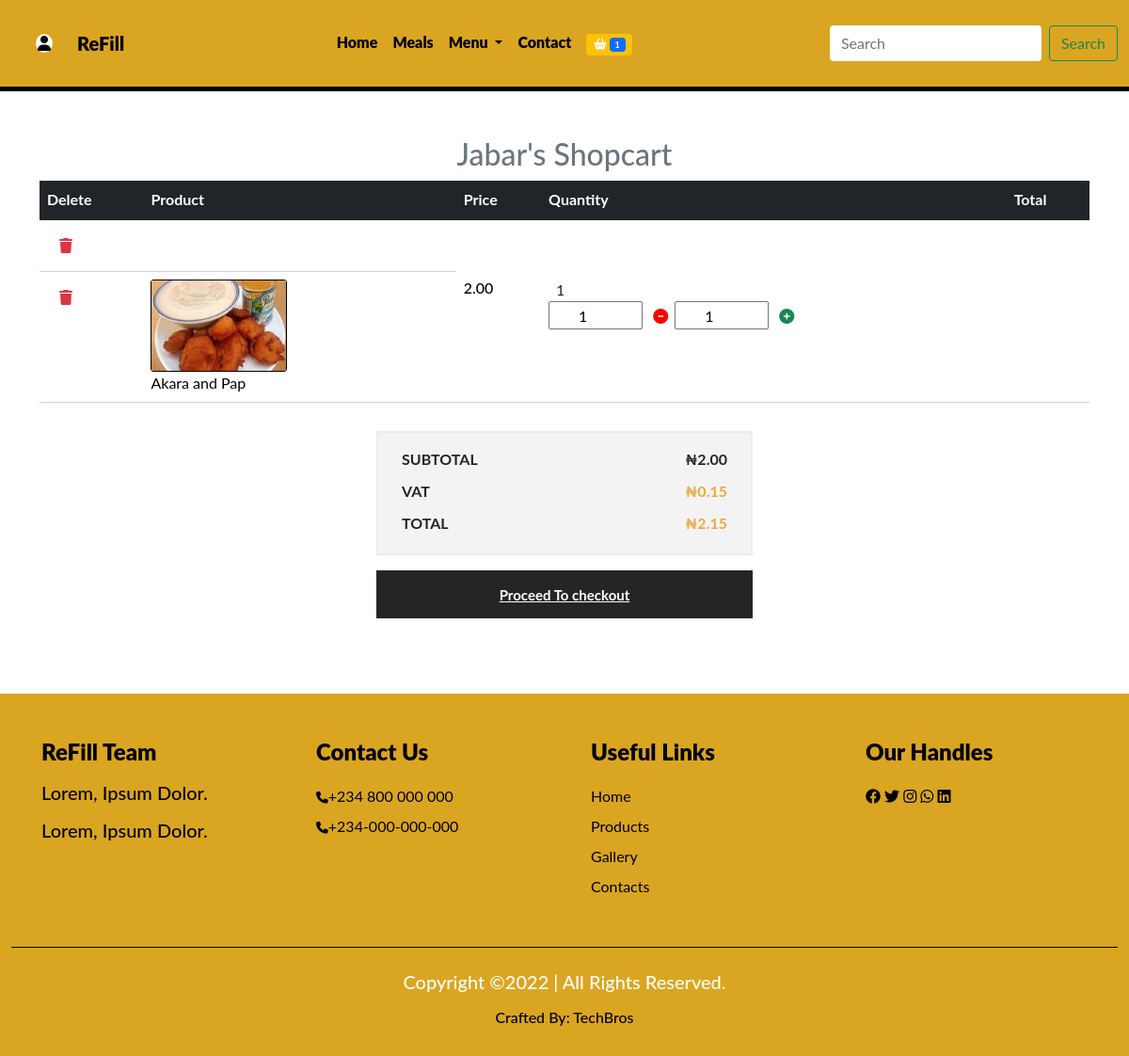
Screenshot of /mycart (signed in) with the database file from the repository.
### dashboard/models.py (models this page shows, shortened)
class Profile(models.Model):
    user = models.OneToOneField(User, on_delete=models.CASCADE)
    first_name = models.CharField(max_length=250)
    last_name = models.CharField(max_length=250)
    email = models.EmailField(max_length=250)
    phone = models.CharField(max_length=250)
    address = models.CharField(max_length=250)
    city = models.CharField(max_length=250)
    state = models.CharField(max_length=250)
    profile_pix = models.ImageField(upload_to= 'dashboard', default='dashboard/avatar.jpg')

### cartt/models.py (models this page shows, shortened)
class Shopcartt(models.Model):
    user = models.ForeignKey(User, on_delete=models.CASCADE)
    dish = models.ForeignKey(Dish, on_delete=models.CASCADE)
    c_item = models.IntegerField(default=1)
    c_date =models.DateTimeField(auto_now=True)
    c_name = models.CharField(max_length=50)
    quantity = models.IntegerField()
    c_price = models.IntegerField()
    amount = models.IntegerField()
    cart_code = models.CharField(max_length=255, default='a')
    paid = models.BooleanField(default=False)
    class Meta:
        db_table = 'shopcartt'
        managed = True
        verbose_name = 'Shopcartt'
        verbose_name_plural = 'Shopcartts'

### techbro/models.py (models this page shows, shortened)
class Dish(models.Model):
    category = models.ForeignKey(Category, on_delete=models.CASCADE)
    breakfast = models.BooleanField(default=False)
    lunch = models.BooleanField(default=False)
    dinner = models.BooleanField(default=False)
    appetizer = models.BooleanField(default=False)
    dessert = models.BooleanField(default=False)
    drink = models.BooleanField(default=False)
    name = models.CharField(max_length=50)
    image = models.ImageField(upload_to='food', default='pix.png', blank=True, null=True)
    price = models.IntegerField()
    min = models.IntegerField()
    max = models.IntegerField()
    special = models.BooleanField(default=False)
    in_stock = models.BooleanField()
    description = models.TextField()
    class Meta:
        db_table = 'dish'
        managed = True
        verbose_name = 'Dish'
        verbose_name_plural = 'Dishes'

### techbro/views.py (the view)
# urls.py: path('mycart', mycart, name='mycart'),
def mycart(request):
    profile = Profile.objects.get(user__username = request.user.username)
    shopcart = Shopcartt.objects.filter(user__username = request.user.username, paid=False)
    subtotal = 0
    vat = 0
    total = 0
    for item in shopcart:
        subtotal += item.c_price * item.quantity
        vat = 0.075 * subtotal
        total = vat + subtotal
    context ={
        'profile': profile,
        'shopcart': shopcart,
        'subtotal': subtotal,
        'vat': vat,
        'total': total,
    }
    return render(request, 'cart.html', context)

### techbro/context_processor.py (called while the page is built)
def cartcount(request):
    count = Shopcartt.objects.filter(user__username = request.user.username, paid= False)
    itemcount= 0
    for item in count:
        itemcount += item.c_item
    context = {
        'itemcount': itemcount
    }
    return context

### techbro/templates/cart.html (shortened to what this page needs)
{% extends 'base.html' %}
{% load humanize %}
{% block header %} {% include 'header.html' %}{% endblock header %}
{% block content %}
<section class="mt-5">
  <div class="container cart">
    <div class="table-responsive">
      <h2 class="text-center text-secondary">{{profile.user.username|title}}'s Shopcart</h2>
      <table class="table">
        <thead class="thead bg-dark">
          <tr>
            <th scope="col" class="text-white">Delete</th>
            <th scope="col" class="text-white">Product</th>
            <th scope="col" class="text-white">Price</th>
            <th scope="col" class="text-white">Quantity</th>
            <th scope="col" class="text-white">Total</th>
          </tr>
        </thead>
        <tbody>
          <tr>
            <td>
              <form action="{% url 'deleteallmeal' %}" method="POST" class="deleteall">
                <button type="submit" class="btn btn-transparent text-danger"><i class="fa-solid fa-trash"></i></button>
              </form>
            </td>
            <td>
          </tr>
          {% if shopcart %}
          {% for item in shopcart %}
          <tr>
            <td>
              <form action="{% url 'deletemeal' %}" method="POST">
                <button type="submit" onclick="return confirm('Are you sure you want to delete this item from your basket')" class="btn btn-transparent text-danger"><i class="fa-solid fa-trash"></i></button>
              </form>
            </td>
            <td>
              <div class="main">
                <div class="d-flex">
                  <img src="{{item.dish.image.url}}" alt="">
                </div>
                <div class="des">
                  <p>{{item.c_name}}</p>
                </div>
              </div>
            </td>
            <td>
              <h6>{{item.c_price|floatformat:2|intcomma}}</h6>
            </td>
            <td>
              <span class="ms-2 me-2">{{item.quantity}}</span>
              <div class="counter d-flex">
                <form action=" {% url 'decrease' %}" method="POST">
                  <input type="number" name="decrease" value="1" min="{{item.dish.min}}" max="{{item.dish.max}}" style="width: 100px;">
                  <button type="submit" class="bg-transparent border-0"><i class="fa-solid fa-circle-minus"></i></button>
                </form>
                <form action=" {% url 'increase' %}" method="POST">
                  <input type="number" name="increase" value="1" min="{{item.dish.min}}" max="{{item.dish.max}}" style="width: 100px;">
                  <button type="submit" class="bg-transparent border-0"><i class="fa-solid fa-circle-plus text-success"></i></button>
                </form>
              </div>
            </td>
            <td>
            </td>
          </tr>
          {% endfor %}
          {% endif %}
        </tbody>
      </table>
    </div>
  </div>
</section>
<div class="col-lg-4 offset-lg-4">
  <div class="checkout">
    <ul>
      <li class="Subtotal">Subtotal
        <span>₦{{subtotal|floatformat:2|intcomma}}</span>
      </li>
      <li class="cart-total">Vat
        <span>₦{{vat|floatformat:2|intcomma}}</span>
      </li>
      <li class="cart-total">Total
        <span>₦{{total|floatformat:2|intcomma}}</span>
      </li>
    </ul>
    <a href="{% url 'checkout' %}" class="proceed-btn">Proceed To checkout</a>
  </div>
</div>
{% endblock content %}
{% block footer %} {% include 'footer.html' %}{% endblock footer %}

### techbro/static/css/dash.css (style rules this page uses)
* { box-sizing: border-box; margin: 0; padding: 0; }

### techbro/static/css/index.css (style rules this page uses)
* { margin: 0; padding: 0; box-sizing: border-box; }

### techbro/static/css/nedu.css (style rules this page uses)
* { padding: 0; margin: 0; box-sizing: border-box; }
:root { --body: white; --navbody: pink; --navbar: #0f0f0ffb; --text: #f8aa02; --navback: #003566; --moon: black; }
body { font-family: 'Lato', sans-serif; background: var(--body); }
.main .d-flex img { width: 145px; height: 98px; }
.cart .table { margin-bottom: 30px; border-bottom: 1px solid rgb(212, 207, 207); }
.cart .table thead tr th { border-top: 0px; font-size: 16px; font-weight: bold; border-bottom: 0px; }
.cart .table tbody tr td .main .d-flex { padding-right: 30px; }
.cart .table tbody tr td .main .d-flex img { border: 1px solid var(--moon); border-radius: 3px; }
.cart .table tbody tr td .main .des { vertical-align: middle; align-self: center; }
.cart .table tbody tr td .main .des p { margin-bottom: 0px; color: var(--moon); }
.cart .table tbody tr td h6 { font-size: 16px; color: var(--moon); margin-bottom: 0px; }
.cart .table tbody tr td .counter { margin-bottom: 0px; }
.counter i { padding: 7px; display: inline-block; position: relative; }
.counter .fa-circle-minus { color: red; }
.counter .fa-circle-plus { color: rgb(47, 160, 18); }
.cart .table tbody tr td .counter input { width: 80px; padding-left: 30px; height: 30px; outline: none; box-shadow: none; }
.checkout ul { border: 2px solid #ebebeb; background: #f3f3f3; padding-left: 25px; padding-right: 25px; padding-top: 16px; padding-bottom: 20px; }
.checkout ul li { list-style: none; font-size: 16px; font-weight: bold; color: #252525; text-transform: uppercase; overflow: hidden; }
.checkout ul li.cart-total { padding-top: 10px; }
.checkout ul li.cart-total span { color: #e7ab3c; }
.checkout ul li span { float: right; }
.checkout .proceed-btn { font-size: 15px; font-weight: bold; color: #fff; background: #252525; text-transform: uppercase; padding: 15px 25px 14px 25px; display: block; text-align: center; text-transform: none; }

### techbro/static/css/style.css (style rules this page uses)
* { margin: 0; padding: 0; box-sizing: border-box; }

### rows the page displays
Profile: user.username "Jabar"
Shopcartt: dish.image (picture), c_name "Akara and Pap", c_price "2.00", quantity "1", decrease "1", increase "1"

### other values shown
{{ itemcount }} "1"
{{ subtotal|floatformat:2|intcomma }} "2.00"
{{ vat|floatformat:2|intcomma }} "0.15"
{{ total|floatformat:2|intcomma }} "2.15"
